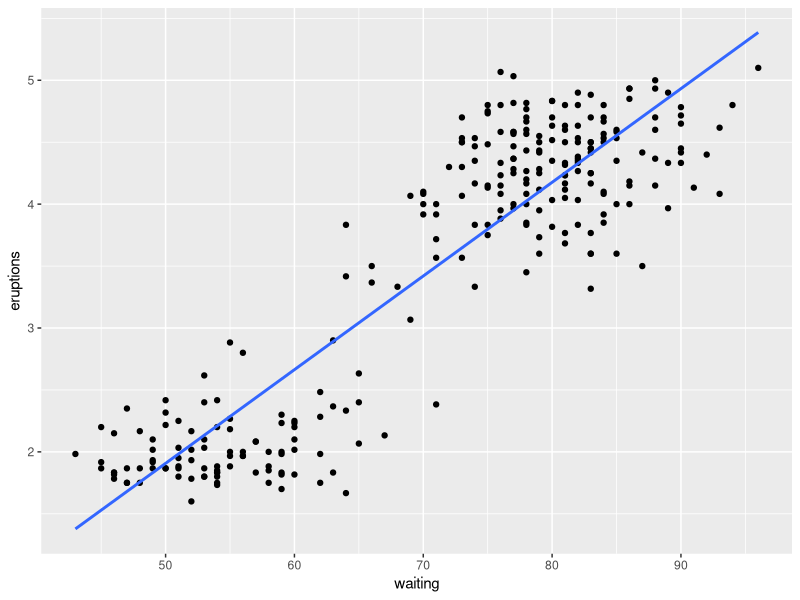
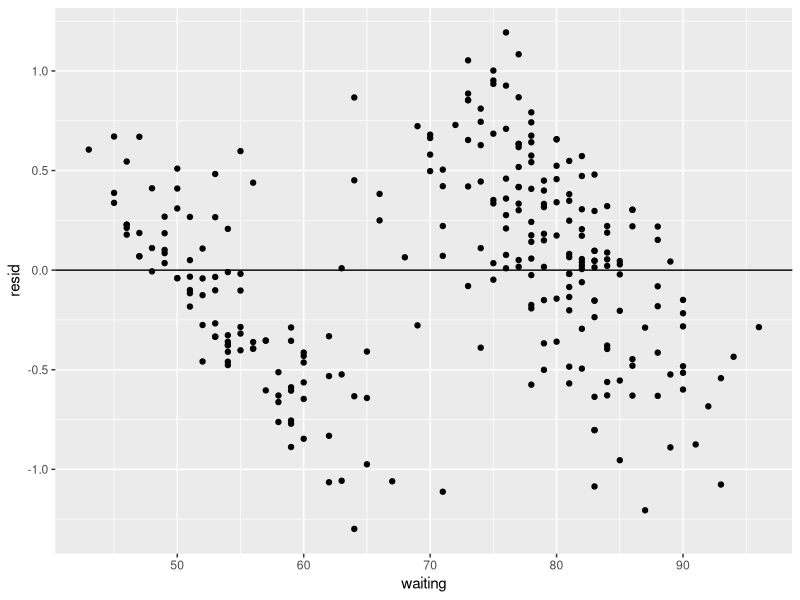
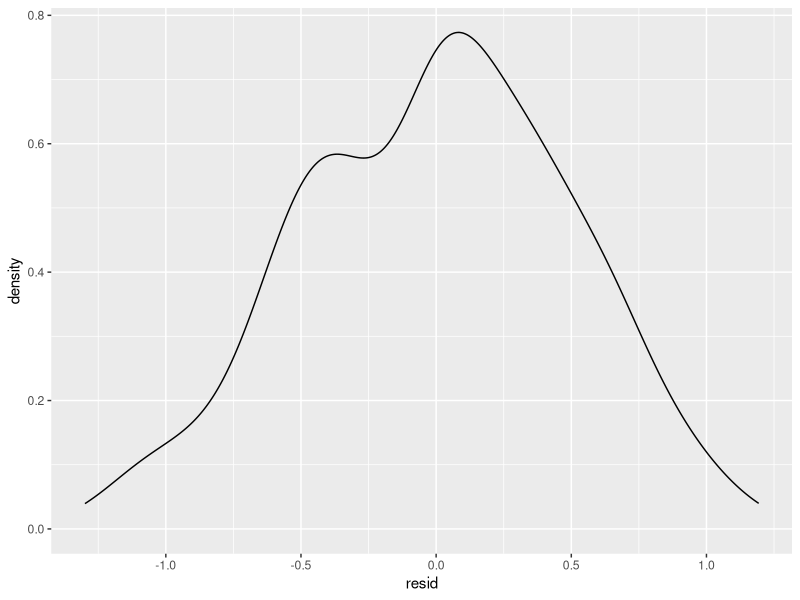

These figures' R source, in order:
## ---- chunk 1
#| echo: false
#| message: false
#| warning: false

library(dplyr)
library(ggplot2)
library(broom)
## ---- chunk 2
mean_099 <- 44.51
sd_099 <- 13.32
n_099 <- 33

mean_1 <- 56.81
sd_1 <- 16.13
n_1 <- 33

## ---- chunk 3
diff_means <- mean_099 - mean_1
diff_means
## ---- chunk 4
se <- sqrt((sd_099^2 / n_099) + (sd_1^2 / n_1))
se
## ---- chunk 5
t_stat <- diff_means / se
t_stat
## ---- chunk 6
df <- 33 - 1
df
## ---- chunk 7
2*pt(t_stat, df)
p_value <- 2 * (1 - pt(abs(t_stat), df))
p_value
## ---- chunk 8
diff_means <- mean_099 - mean_1
diff_means
## ---- chunk 9
se <- sqrt((sd_099^2 / n_099) + (sd_1^2 / n_1))
se
## ---- chunk 10
t_critical <- qt(0.975, df = 32)
qt(0.025, df = 32)
t_critical
## ---- chunk 11
ci_lower <- diff_means - t_critical * se
ci_upper <- diff_means + t_critical * se


ci_lower
ci_upper
## ---- chunk 12
score_before <- c(80, 85, 92, 78)
score_after <- c(87, 85, 95, 80)
score_diff <- score_after - score_before
score_diff
## ---- chunk 13
glimpse(faithful)
## ---- chunk 14
lm_model <- lm(eruptions ~ waiting, data = faithful)

# The following lines stores residuals and predictions (y_hat) in the faithful data frame
faithful <- faithful |>
  modelr::add_residuals(lm_model) |> 
  modelr::add_predictions(lm_model)

glimpse(faithful)
## ---- chunk 15
ggplot(faithful, aes(x = waiting, y = eruptions)) +
  geom_point() +
  geom_smooth(method = 'lm', se = FALSE)
## ---- chunk 16
faithful |> 
  ggplot(aes(x = waiting, y = resid)) +
  geom_point() +
  geom_hline(yintercept = 0)
## ---- chunk 17
faithful |> 
  ggplot(aes(x = resid)) +
  geom_density()
## ---- chunk 18
lm_model_summary <- broom::tidy(lm_model)
lm_model_summary
## ---- chunk 19
-1.87 + 0.0756*60
## ---- chunk 20
# point estimate for beta1
b1 <- as.numeric(lm_model_summary[2,2]) # This gets the second row and second column of the lm_model_summary table

# b0 <- as.numeric(lm_model_summary[1, 2]) # you can also use this if needed

critical_val <- qt(0.975, df = 271) 
se_b1 <- as.numeric(lm_model_summary[2,3])

me <- critical_val * se_b1
c(b1 - me, b1 + me)
## ---- chunk 21
confint(lm_model)
confint(lm_model, level = 0.9)
